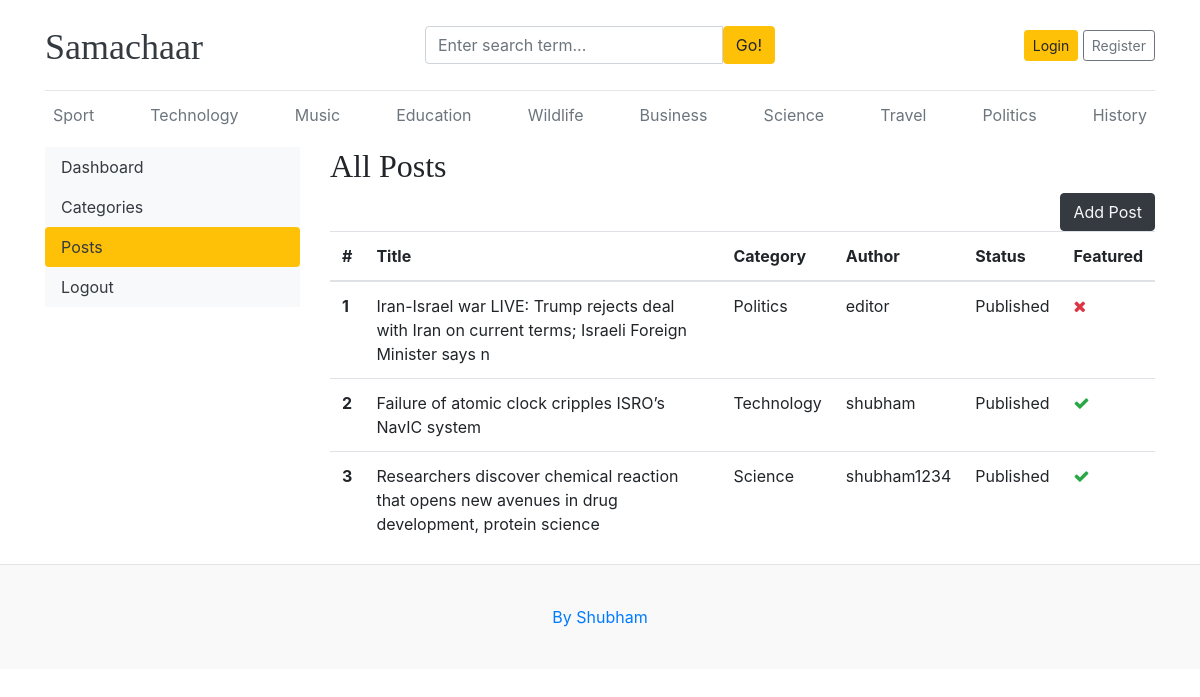
Before: /dashboard/posts/ with the older database file.
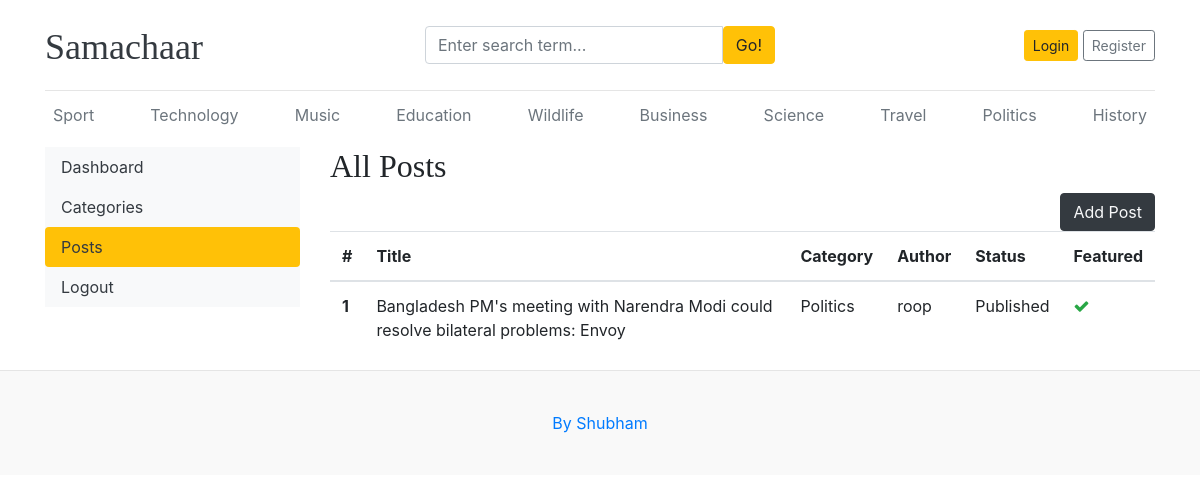
After: the same page with the newer database file.
### blogs/models.py (models this page shows, shortened)
class Category(models.Model):
    category_name = models.CharField(max_length=50, unique=True)
    created_at = models.DateField(auto_now_add=True)
    updated_at = models.DateField(auto_now_add=True)
    class Meta:
        verbose_name_plural = 'categories'
    def __str__(self):
        return self.category_name

class Blog(models.Model):
    title = models.CharField(max_length=100)
    slug = models.SlugField(max_length=150, unique=True)
    category = models.ForeignKey(Category, on_delete=models.CASCADE) # on deleting category model related with it will also be deleted
    author = models.ForeignKey(User, on_delete=models.CASCADE)
    featued_image = models.ImageField(upload_to='uploads/%Y/%M/%D')
    short_description = models.TextField(max_length=500)
    blog_body = models.TextField(max_length=1000)
    status = models.CharField(choices=STATUS_CHOICES, default='Draft')
    is_featured = models.BooleanField(default=False)
    created_at = models.DateField(auto_now_add=True)
    updated_at = models.DateField(auto_now_add=True)

### dashboards/views.py (the view)
# urls.py: path('posts/',views.posts, name='posts'),
def posts(request):
    posts = Blog.objects.all()
    context={
        'posts':posts,
    }
    return render(request, 'dashboard/posts.html', context)

### blogs/context_processors.py (called while the page is built)
def get_categories(request):
    categories = Category.objects.all()
    return dict(categories = categories)

def get_social(request):
    links = Social.objects.all()
    return dict(links = links)

### templates/dashboard/posts.html (shortened to what this page needs)
{% extends "base.html" %}
{% block content %}
<div class="row">
    {% include 'dashboard/sidebar.html'%}
     <div class="col-md-9">
        <h2>All Posts</h2>
        <a href="{% url "add_post" %}" class="btn btn-dark text-light float-right">Add Post</a>
         <table class="table">
             <thead>
                <tr>
                    <th scope="col">#</th>
                    <th scope="col">Title</th>
                    <th scope="col">Category</th>
                    <th scope="col">Author</th>
                    <th scope="col">Status</th>
                    <th scope="col">Featured</th>
                </tr>
            </thead>
            <tbody>
                {% for post in posts %}
                <tr>
                    <th scope="row">{{ forloop.counter }}</th>
                    <td>{{ post.title }}</td>
                    <td>{{ post.category }}</td>
                    <td>{{ post.author }}</td>
                    <td>{{ post.status }}</td>
                    <td>{% if post.is_featured %}<i class="fa fa-check text-success"></i>{% else %}<i class="fa fa-times text-danger"></i>{% endif %}</td>
                </tr>
                {% endfor %}
            </tbody>
        </table>
    </div>
</div>
{% endblock content %}

### templates/base.html (shortened to what this page needs)
{% load static %}
<!DOCTYPE html>
<html lang="en">
    <head>
        <link href="https://getbootstrap.com/docs/4.0/dist/css/bootstrap.min.css" rel="stylesheet">
        <link rel="stylesheet" href="https://cdnjs.cloudflare.com/ajax/libs/font-awesome/4.7.0/css/font-awesome.min.css">
        <link href="{% static '/css/blog.css' %}" rel="stylesheet">
    </head>
    <body>
        <div class="container">
            <header class="blog-header py-3">
                <div class="row flex-nowrap justify-content-between align-items-center">
                    <div class="col-4 pt-1">
                        <a class="blog-header-logo text-dark" href="/">Samachaar</a>
                    </div>
                    <div class="col-4">
                        <form action="{% url "search" %}" method="get">
                            <div class="input-group">
                                <input class="form-control" type="text" name="keyword" value="{{keyword}}" placeholder="Enter search term..." aria-label="Enter search term..." aria-describedby="button-search" />
                                <button class="btn btn-warning" id="button-search" type="submit">Go!</button>
                            </div>
                        </form>
                    </div>
                    <div class="col-4 d-flex justify-content-end align-items-center">
                        {% if not user.is_authenticated %}
                        <a class="btn btn-sm btn-warning" href="{% url "login" %}">Login</a> &nbsp;
                        <a class="btn btn-sm btn-outline-secondary" href="{% url "register" %}">Register</a>
                        {% else %}
                        <span>Hi, {{ user }}</span>
                        &emsp;
                        <span><a href="{% url 'dashboard' %}">Dashboard</a><span>
                        &emsp;
                        <span><a href="{% url 'logout' %}">Logout</a></span>
                        {% endif %}
                    </div>
                </div>
            </header>
            <div class="nav-scroller py-1 mb-2">
                <nav class="nav d-flex justify-content-between">
                    {% for cat in categories %}
                    <a class="p-2 text-muted" href="{% url 'posts_by_category' cat.id %}">{{ cat.category_name }}</a>
                    {% endfor %}
                </nav>
            </div>
            {% block content %}
            {% endblock content %}
        </div>
        <footer class="blog-footer">
            <p><a href="#">By Shubham</a></p>
        </footer>
    </body>
</html>

Changed rows visible on the page:
removed Blog: title "Iran-Israel war LIVE: Trump rejects deal with Iran on current terms; Israeli Foreign Minister says n", category "Politics", author "editor", status "Published", is_featured False (drawn)
removed Blog: title "Failure of atomic clock cripples ISRO’s NavIC system", category "Technology", author "shubham", status "Published", is_featured True (drawn)
removed Blog: title "Researchers discover chemical reaction that opens new avenues in drug development, protein science", category "Science", author "shubham1234", status "Published", is_featured True (drawn)
added Blog: title "Bangladesh PM's meeting with Narendra Modi could resolve bilateral problems: Envoy", category "Politics", author "roop", status "Published", is_featured True (drawn)
